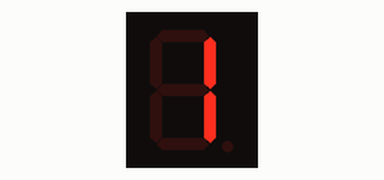
The sketch below on a simulated Arduino Uno, built with avr-gcc and run on an emulated ATmega328P. Parts: 1-digit seven-segment display. Wiring (inferred from the names in the program): 1-digit 7-segment display, segments lit when HIGH: segments pin 0, pin 1, pin 2, pin 3, pin 4, pin 5, pin 6. The segment pins are drawn as the display they are named for.

Above: at 0.1 s.
At 1.1 s:
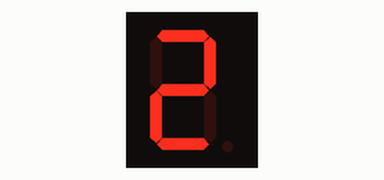

The sketch:

seven_segments_display.ino
```cpp
// Global variables:
int a = 0;
int b = 1;
int c = 2;
int d = 3;
int e = 4;
int f = 5;
int g = 6;

// Helper functions:
void resetDisplay(){
  // this function turn off all the led lights
  digitalWrite(a, LOW);
  digitalWrite(b, LOW);
  digitalWrite(c, LOW);
  digitalWrite(d, LOW);
  digitalWrite(e, LOW);
  digitalWrite(f, LOW);
  digitalWrite(g, LOW);
}
void digitOne(){
  // light up only 'b' and 'c' leds
  digitalWrite(b, HIGH);
  digitalWrite(c, HIGH);
}
void digitTwo(){
  digitalWrite(a, HIGH);
  digitalWrite(b, HIGH);
  digitalWrite(g, HIGH);
  digitalWrite(e, HIGH);
  digitalWrite(d, HIGH);
}


// Main functions:
void setup() {
  // put your setup code here, to run once:
  pinMode(a, OUTPUT);
  pinMode(b, OUTPUT);
  pinMode(c, OUTPUT);
  pinMode(d, OUTPUT);
  pinMode(e, OUTPUT);
  pinMode(f, OUTPUT);
  pinMode(g, OUTPUT);
}

void loop() {
  /*
    For each digit we do the same procedure:
    1. turn off all leds on the display
    2. turn on only the proper light
    3. wait for 1 second
  */

  resetDisplay();
  digitOne();
  delay(1000);

  resetDisplay();
  digitTwo();
  delay(1000);

}
```

Measured:
- what the display in image 1 shows lasts 1.0 s, from 1.0 s to 2.0 s
